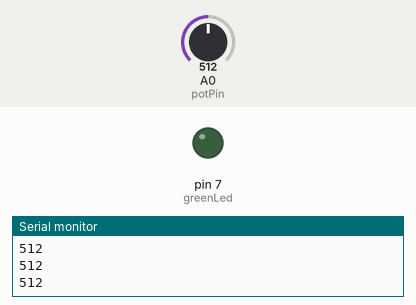
Simulated run of this sketch. Board: Arduino Uno, built with avr-gcc and run on an emulated ATmega328P. On the bench: output pins drawn as LEDs (lit = HIGH), the last lines printed to the serial monitor. The test bench sets the inputs (shaded band); at power-on: A0 (potPin) = 512.

Above: at 1.2 s.
1.3 s: A0 (potPin) set to 989
2.8 s: A0 (potPin) set to 1014
At 3.4 s:
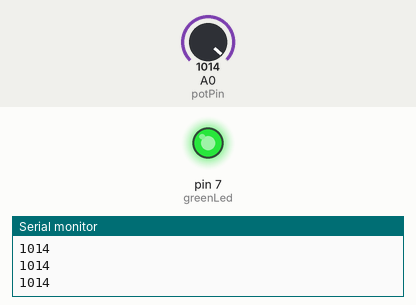
4.4 s: A0 (potPin) set to 990
At 4.8 s:
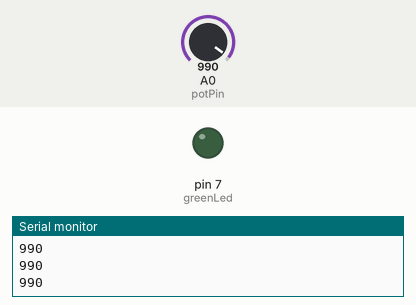
6.0 s: A0 (potPin) set to 1010
At 7.4 s:
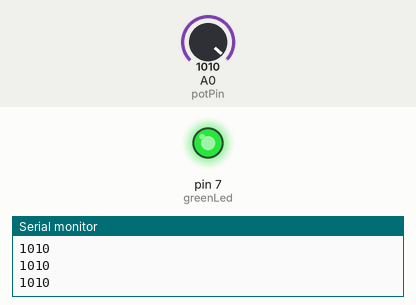
Timing chart, 0 to 8.6 s (numbered marks = the images above; inputs shaded):
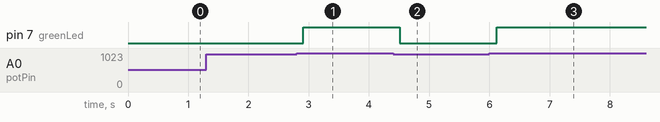

The sketch:

LoopsWhile.ino
```cpp
int potVal;
int potPin = A0;
int greenLed = 7;
int delayT = 100;
void setup() {
  // put your setup code here, to run once:
Serial.begin(9600);
pinMode(potPin , INPUT);
pinMode(greenLed , OUTPUT);
}

void loop() {
  // put your main code here, to run repeatedly:

  potVal = analogRead(potPin);
  Serial.println(potVal);
  delay(delayT);

  while(potVal > 1000)
  {
    digitalWrite(greenLed , HIGH);
    potVal = analogRead(potPin);
    Serial.println(potVal);
    delay(delayT);
  }

  digitalWrite(greenLed , LOW);
}
```

Measured:
- the behaviour switches between 1000 and 1001 on A0 (potPin) (found by bisection; images 0 and 1)
- after the input at 2.8 s, pin 7 (greenLed): LOW → HIGH after 0.11 s
- after the input at 4.4 s, pin 7 (greenLed): HIGH → LOW after 0.11 s
- after the input at 6.0 s, pin 7 (greenLed): LOW → HIGH after 0.12 s
